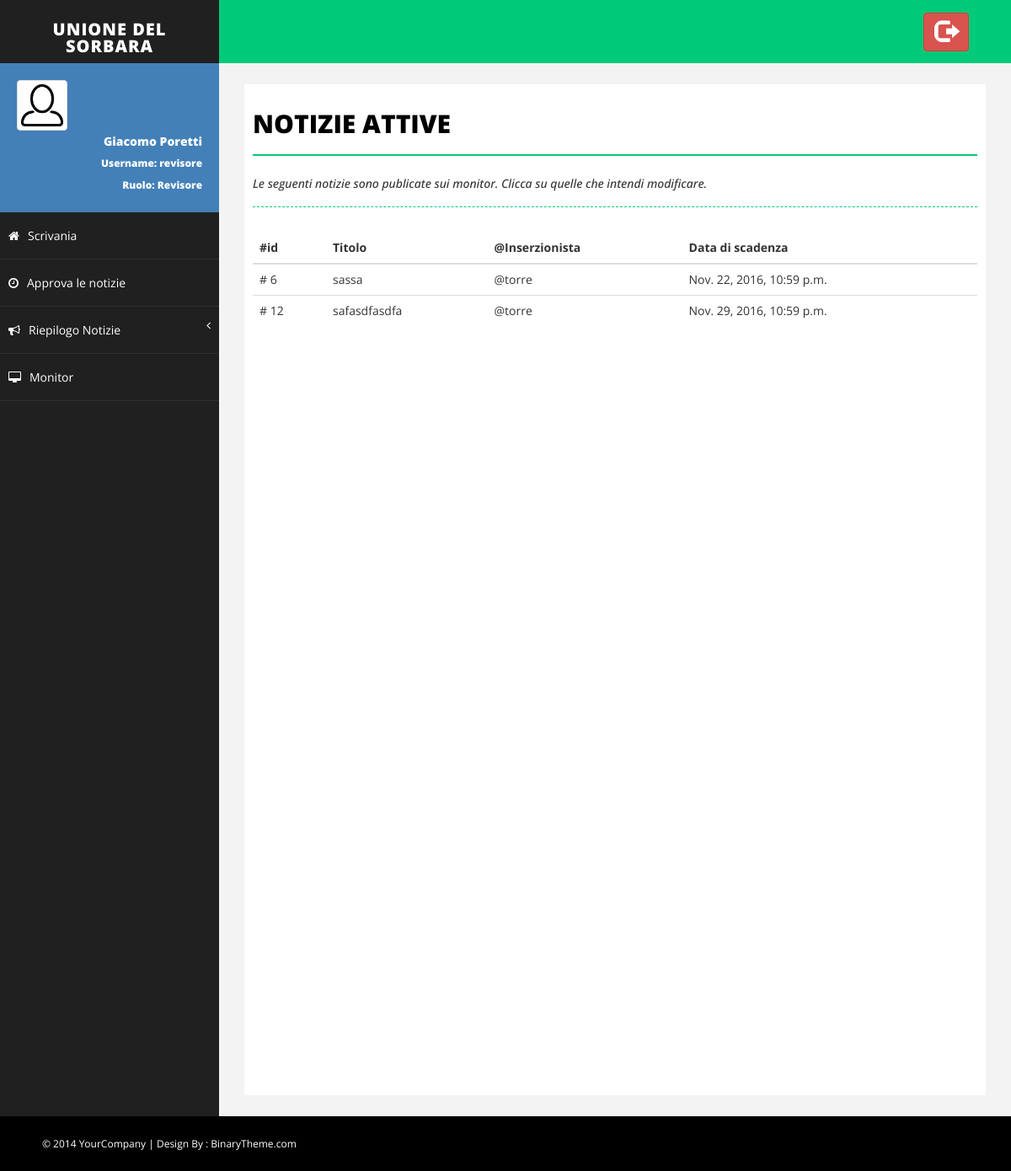
The app's page /notizie/attive/ (signed in), older data.
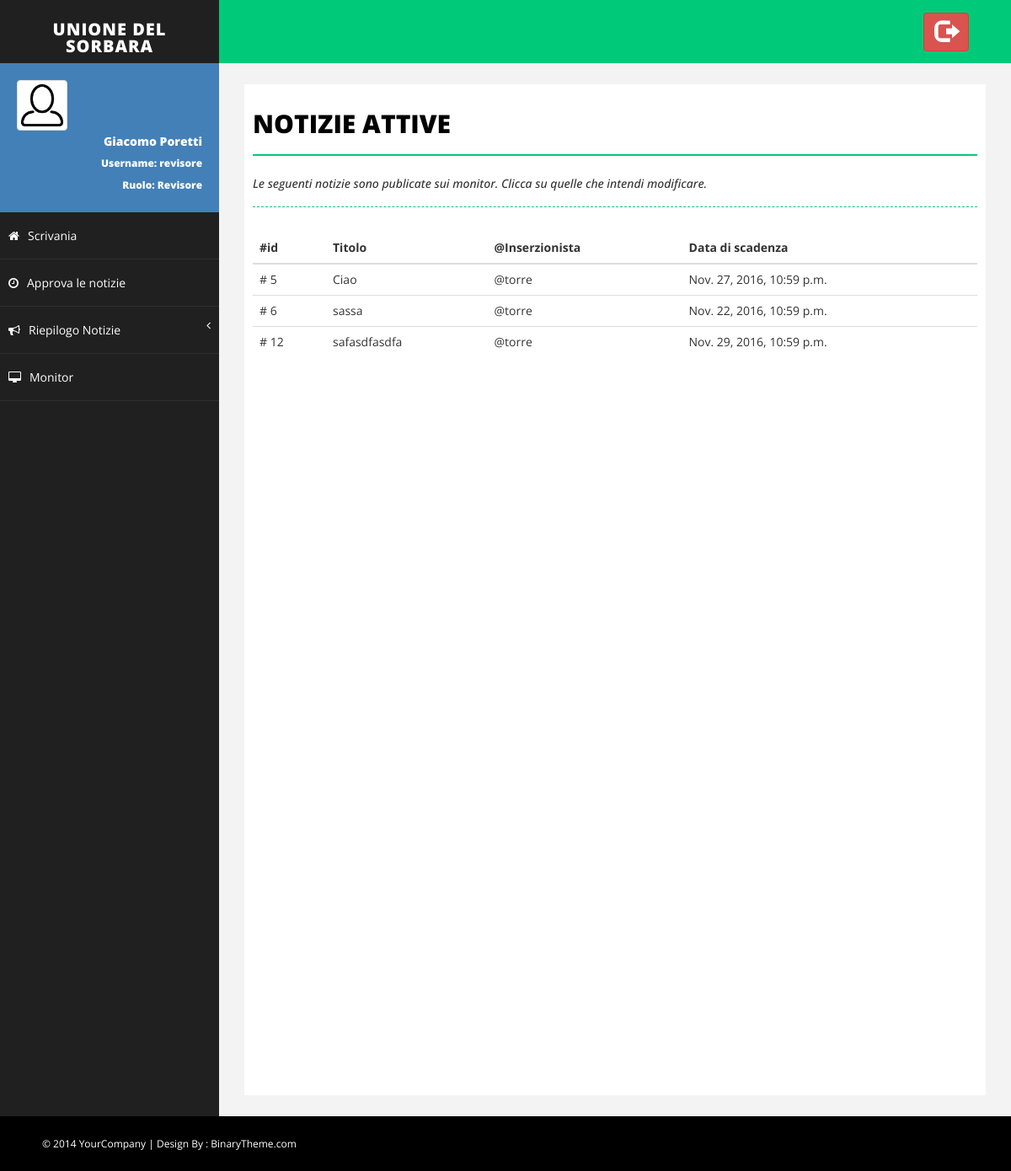
The same page, newer data.
### Monitor/models.py (models this page shows, shortened)
class MyUser(AbstractUser):
    foto_profilo = models.ImageField(upload_to=get_nome_immagine_utente, default=settings.NO_PROFILO)
    notifiche = models.BooleanField(default=True)

class Notizia(models.Model):
    titolo = models.CharField(max_length=settings.MAX_LUN_TITOLO)
    descrizione = models.TextField(max_length=settings.MAX_LUN_DESCRIZIONE)
    immagine = models.ImageField(upload_to=get_nome_immagine_notizia, default=None, blank=True)
    approvata = models.BooleanField(default=False)
    inserzionista = models.ForeignKey(MyUser)
    data_inserimento = models.DateTimeField(default=timezone.now)
    data_scadenza = models.DateTimeField(default=timezone.now()+datetime.timedelta(days=15))
    def attiva(self):
        return self.approvata and (self.data_scadenza >= timezone.now())

### Monitor/views.py (the view)
# urls.py: url(r'^notizie/attive/$', views.lista_notizie_attive, name='lista_attive'),
@login_required(login_url='/login')
def lista_notizie_attive(request):
    notizie = [notizia for notizia in Notizia.objects.all() if notizia.attiva()]
    return render(request, 'Monitor/notizie_attive.html', {'notizie': notizie})

### Monitor/templatetags/Monitor_extras.py (called while the page is built)
@register.filter(name='has_group')
def has_group(user, group_name):
    group = Group.objects.get(name=group_name)
    return True if group in user.groups.all() else False

@register.filter(name='is_admin')
def is_admin(user):
    return user.is_superuser

### Monitor/templates/Monitor/notizie_attive.html
{% extends 'Monitor/base.html' %}
{% load Monitor_extras %}
{% block body %}
    <div id="page-inner">
        <div class="row">
            <div class="col-md-12">
                <h1 class="page-head-line">Notizie Attive</h1>
                <h1 class="page-subhead-line">Le seguenti notizie sono publicate sui monitor.
                    Clicca su quelle che intendi modificare.</h1>
            </div>
        </div>
        {% if notizie|length == 0 %}
            <div class="panel">
                <div class="alert alert-danger" role="alert">
                    Nessuna notizia attiva!
                    Tutte le notizie publicate sono in approvazione oppure non sono state inserite notizie.
                </div>
            </div>
        {% else %}
            <div class="table-responsive">
                <table class="table table-hover">
                    <thead>
                        <tr>
                            <th>#id</th>
                            <th>Titolo</th>
                            <th>@Inserzionista</th>
                            <th>Data di scadenza</th>
                        </tr>
                    </thead>
                    <tbody>
                        {% for notizia in notizie %}
                            {% if request.user|has_group:"Inserzionista" %}
                            <tr onclick = "location.href='{% url 'Monitor:modifica_notizia' notizia.id %}'">
                            {% else %}
                            <tr onclick = "location.href='{% url 'Monitor:approva_notizia' notizia.id %}'">
                            {% endif %}
                                <td># {{ notizia.id }}</td>
                                <td>{{ notizia.titolo }}</td>
                                <td>@{{ notizia.inserzionista }}</td>
                                <td>{{ notizia.data_scadenza }}</td>
                            </tr>
                        {% endfor %}
                    </tbody>
                </table>
            </div>
        {% endif %}
    </div>
{% endblock %}

### Monitor/templates/Monitor/base.html (shortened to what this page needs)
<!DOCTYPE html>
<html xmlns="http://www.w3.org/1999/xhtml">
<head>
    {% load staticfiles %}
    {% load Monitor_extras %}
    <link href="{% static 'Monitor/css/bootstrap.css' %}" rel="stylesheet" />
    <link href="{% static 'Monitor/css/font-awesome.css' %}" rel="stylesheet" />
    <link href="{% static 'Monitor/css/basic.css' %}" rel="stylesheet" />
    <link href="{% static 'Monitor/css/custom.css' %}" rel="stylesheet" />
    <link href="{% static 'Monitor/css/prettyPhoto.css' %}" rel="stylesheet">
</head>
<body>
    <div id="wrapper">
        <nav class="navbar navbar-default navbar-cls-top " role="navigation" style="margin-bottom: 0">
            <div class="navbar-header">
                <a class="navbar-brand" href="{% url 'Monitor:index' %}">Unione del Sorbara</a>
            </div>
            <div class="header-right">
				<a href="{% url 'Monitor:logout' %}" class="btn btn-danger" title="Logout">
                    <i class="glyphicon glyphicon-log-out fa-2x"></i>
                </a>
            </div>
        </nav>
        <nav class="navbar-default navbar-side" role="navigation">
            <div class="sidebar-collapse">
                <ul class="nav" id="main-menu">
                    <li>
                        <div class="user-img-div">
                            <img src="{{ request.user.foto_profilo.url }}" class="img-thumbnail" />
                            <div class="inner-text">
                                {{ request.user.first_name }} {{ request.user.last_name }}
                            <br />
                                <small>
                                    Username: {{ request.user.username }} <br />
                                    Ruolo:
                                    {% if request.user|has_group:"Revisore" %}
                                        Revisore
                                        {% elif request.user|has_group:"Inserzionista" %}
                                        Inserzionista
                                    {% endif %}
                                </small>
                            </div>
                        </div>
                    </li>
                    <li>
                        <a  href="{% url 'Monitor:index' %}"><i class="fa fa-home "></i>Scrivania</a>
                    </li>
                    {% if request.user|has_group:"Revisore" %}
                        <li>
                            <a  href="{% url 'Monitor:notizie_da_approvare' %}"><i class="fa fa-clock-o "></i>Approva le notizie</a>
                        </li>
                    {% endif %}
                    <li>
                         <a href="#"><i class="fa fa-bullhorn "></i>Riepilogo Notizie<span class="fa arrow"></span></a>
                    </li>
                    <li>
                        <a href="{% url 'Monitor:lista_monitor' %}"><i class="fa fa-desktop"> </i>Monitor</a>
                    </li>
                </ul>
            </div>
        </nav>
        <div id="page-wrapper">
            {% block body %}
            {% endblock %}
        </div>
    </div>
    <div id="footer-sec">
        &copy; 2014 YourCompany | Design By : <a href="http://www.binarytheme.com/" target="_blank">BinaryTheme.com</a>
    </div>
</body>
</html>

### Monitor/static/Monitor/css/basic.css (style rules this page uses)
body { font-family: 'Open Sans', sans-serif; line-height:25px; }
#wrapper { width: 100%; background: #202020; }
#page-wrapper { padding: 15px 15px; min-height: 600px; background: #F3F3F3; }
#page-inner { width: 100%; margin: 10px 20px 10px 0px; background-color: #fff!important; padding: 10px; min-height: 1200px; }
.page-head-line { font-size: 30px; text-transform: uppercase; color: #000; font-weight: 800; padding-bottom: 20px; border-bottom: 2px solid #00CA79; margin-bottom: 10px; }
.page-subhead-line { font-size: 14px; padding-top: 5px; padding-bottom: 20px; font-style:italic; margin-bottom:30px; border-bottom:1px dashed #00CA79; }
.navbar-cls-top .navbar-brand { color: #fff; background: #202020; width: 260px; text-align: center; height: 75px; font-size: 20px; letter-spacing: 1px; font-weight: 900; padding-top: 25px; text-transform:uppercase; }
.header-right { color: #fff; padding: 15px 50px 5px 50px; float: right; font-size: 16px; }
.user-img-div { min-height: 140px; padding: 20px; background-color: #4380B8; }
.user-img-div img { max-height: 60px; }
.user-img-div .inner-text { text-align: right; position: relative; color: #fff; font-weight: 800; line-height: 25px; }
.arrow { float: right; }
.fa.arrow:before { content: "\f104"; }
.sidebar-collapse, .sidebar-collapse .nav { background: none; }
.sidebar-collapse .nav { padding: 0; }
.sidebar-collapse .nav > li > a { color: #fff; background: #202020; text-shadow: none; padding: 15px 40px; border-bottom: 1px solid #2F2E31; }
.sidebar-collapse > .nav > li > a { padding: 15px 10px; }
.navbar-side { border: none; background-color: #202020; }
.navbar-cls-top { background: #00CA79; border-bottom: none; }
.navbar-default { border: 0px solid black; }
.navbar-header { background: #000000; }
.nav > li > a > i { margin-right: 10px; }
#footer-sec { background-color:#000; padding:20px 50px; color:#fff; font-size:12px; }
#footer-sec a { color:#fff; }
@media (min-width:768px) { #page-wrapper { margin: 0 0 0 260px; padding: 15px 30px; min-height: 1200px; } }
@media (min-width:768px) { .navbar-side { z-index: 1; position: absolute; width: 260px; } }
@media (min-width:768px) { .navbar { border-radius: 0px; } }

Row changes from the older to the newer data that the page shows:
now on this page (row edited): Notizia: id "5", titolo "Ciao", inserzionista "torre", data_scadenza "Nov. 27, 2016, 10:59 p.m."
